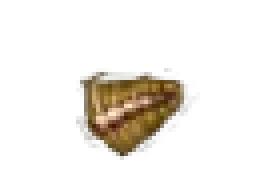
#> input picture 物品/BOSS材料/巨齿鲨/脊骨11.png, 64 x 49 px, found by its file name (shown 4 times larger)
$ python creat_100_picture.py
#> lines starting #> are read from the running program, lines starting #| are printed output that depends on the picture
#> further down, input_image is the input picture: PIL image 64x49 RGBA; mean R, G, B, A 16.8, 12.7, 6.5, 29
from PIL import Image

def crop_to_square(image):
    # Get the size of the input image
    width, height = image.size
#> width = 64; height = 49
    # Determine the shorter side length
    cropped_size = min(width, height)
#> cropped_size = 49
    # Calculate the cropping box
    left = (width - cropped_size) // 2
#> left = 7
    upper = (height - cropped_size) // 2
#> upper = 0
    right = left + cropped_size
#> right = 56
    lower = upper + cropped_size
#> lower = 49
    # Crop the image
    cropped_image = image.crop((left, upper, right, lower))
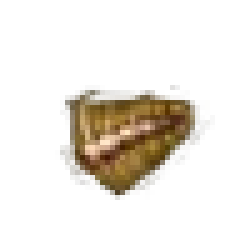
#> cropped_image: PIL image 49x49 RGBA (shown 5 times larger); mean R, G, B, A 21.9, 16.6, 8.4, 37.9; transparent parts drawn white
    return cropped_image

def change_background_color(image, color):
    # Create a new image with the desired background color
    background = Image.new(image.mode, image.size, color)
    # Combine the background image and the original image using alpha composite
    result = Image.alpha_composite(background, image)
    return result

# Load an image
input_image = Image.open("脊骨11.png")
# Crop the image to a square
cropped_image = crop_to_square(input_image)
# Resize the image to a smaller size
resized_image = cropped_image.resize((100, 100))
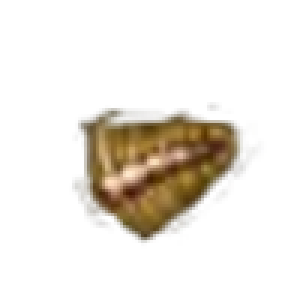
#> resized_image: PIL image 100x100 RGBA (shown 3 times larger); mean R, G, B, A 21.8, 16.6, 8.6, 37.9; transparent parts drawn white
# Change the background color to red
output_image = change_background_color(resized_image, (255,255,225,0))
# Save the output image
output_image.save("output_image.png")
